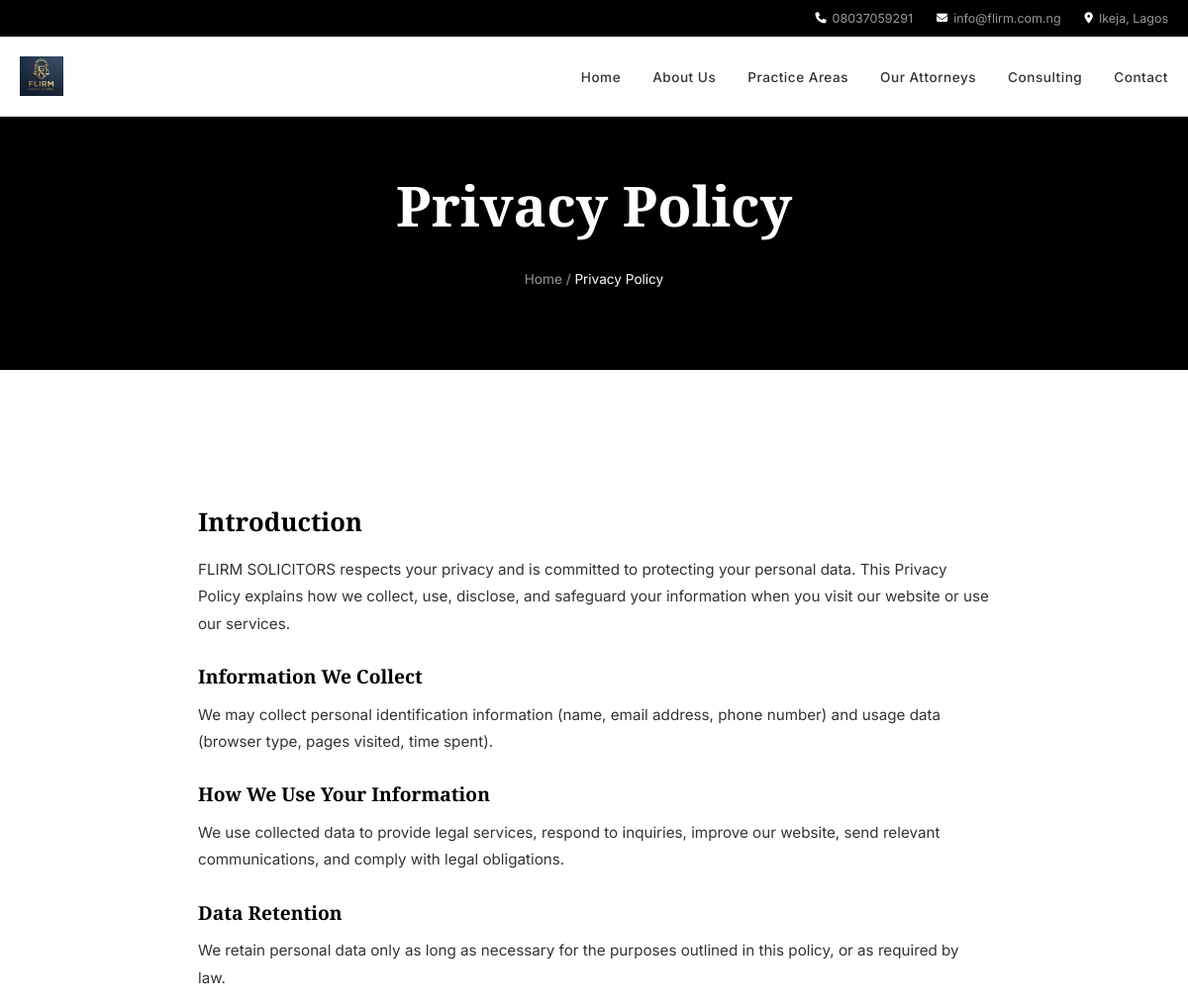
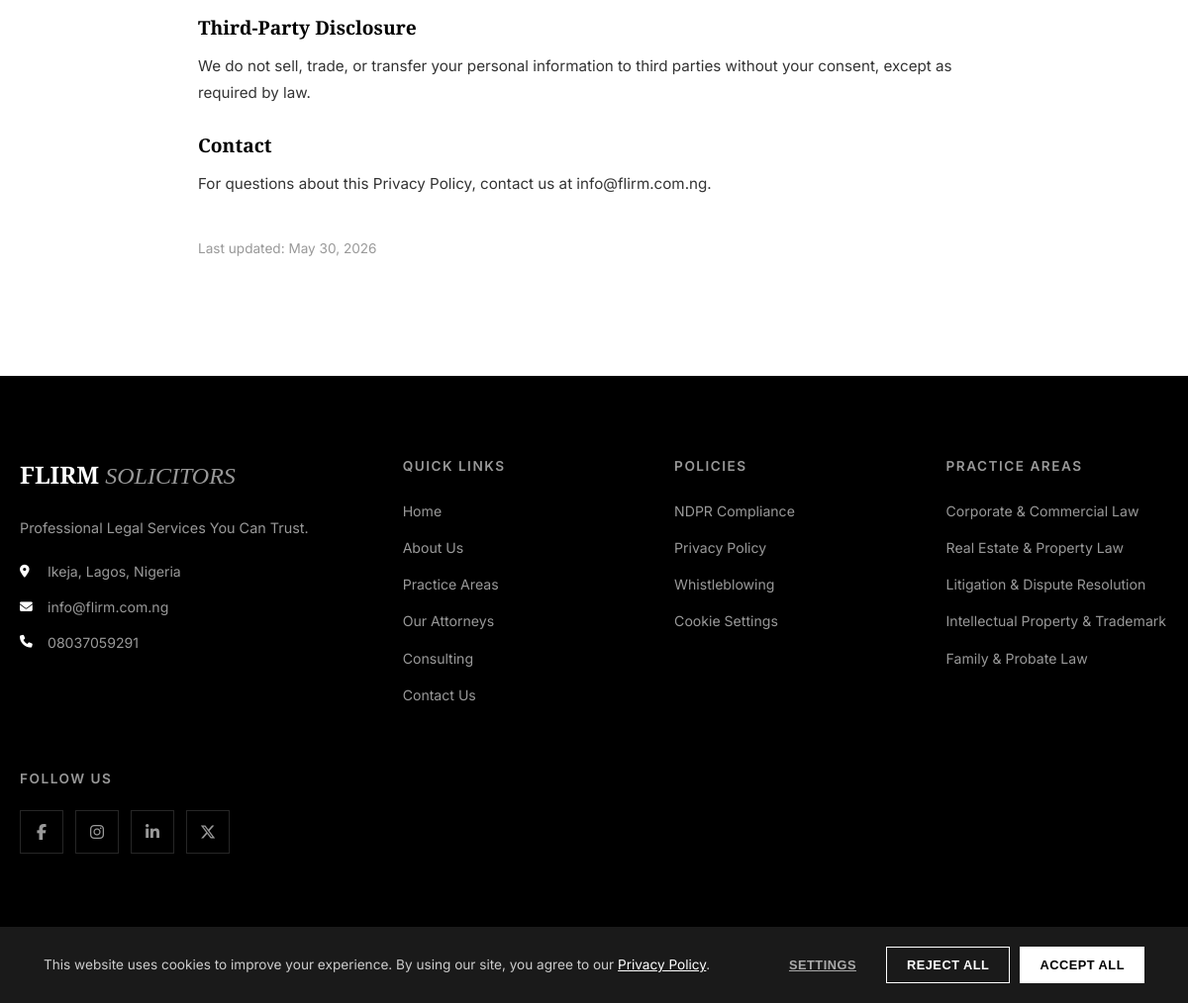
Screenshot of /privacy-policy.php with the database file from the repository (2 pictures, top to bottom).
### tables this page shows
CREATE TABLE site_settings (
    id INT PRIMARY KEY AUTO_INCREMENT,
    site_name VARCHAR(255) NOT NULL DEFAULT 'FLIRM SOLICITORS',
    site_tagline VARCHAR(255) DEFAULT 'Professional Legal Services Rooted in Integrity, Excellence & Results',
    site_description TEXT,
    logo_url VARCHAR(255) DEFAULT 'assets/images/logo.png',
    favicon_url VARCHAR(255) DEFAULT 'assets/images/favicon.ico',
    footer_text TEXT,
    copyright_text VARCHAR(255) DEFAULT '© 2026 FLIRM SOLICITORS. All Rights Reserved.',
    smtp_host VARCHAR(255) DEFAULT NULL,
    smtp_port VARCHAR(10) DEFAULT NULL,
    smtp_username VARCHAR(255) DEFAULT NULL,
    smtp_password VARCHAR(255) DEFAULT NULL,
    smtp_from_email VARCHAR(255) DEFAULT NULL,
    smtp_from_name VARCHAR(255) DEFAULT NULL,
    updated_at TIMESTAMP DEFAULT CURRENT_TIMESTAMP ON UPDATE CURRENT_TIMESTAMP
);

CREATE TABLE page_content (
    id INT PRIMARY KEY AUTO_INCREMENT,
    page_key VARCHAR(100) NOT NULL UNIQUE,
    title VARCHAR(255) NOT NULL,
    content TEXT,
    updated_at TIMESTAMP DEFAULT CURRENT_TIMESTAMP ON UPDATE CURRENT_TIMESTAMP
);

CREATE TABLE footer_content (
    id INT PRIMARY KEY AUTO_INCREMENT,
    about_text TEXT,
    address VARCHAR(255) DEFAULT 'Ikeja, Lagos, Nigeria',
    email VARCHAR(100) DEFAULT 'info@flirm.com.ng',
    phone VARCHAR(50) DEFAULT '08037059291',
    copyright_text VARCHAR(255) DEFAULT '© 2026 FLIRM SOLICITORS. All Rights Reserved.',
    updated_at TIMESTAMP DEFAULT CURRENT_TIMESTAMP ON UPDATE CURRENT_TIMESTAMP
);

CREATE TABLE practice_areas (
    id INT PRIMARY KEY AUTO_INCREMENT,
    title VARCHAR(255) NOT NULL,
    short_description TEXT,
    services TEXT,
    icon_class VARCHAR(100) DEFAULT 'fa-gavel',
    display_order INT DEFAULT 0,
    is_active TINYINT(1) DEFAULT 1,
    created_at TIMESTAMP DEFAULT CURRENT_TIMESTAMP
);

CREATE TABLE social_media (
    id INT PRIMARY KEY AUTO_INCREMENT,
    platform VARCHAR(50) NOT NULL,
    url VARCHAR(255) NOT NULL,
    icon_class VARCHAR(100),
    display_order INT DEFAULT 0,
    is_active TINYINT(1) DEFAULT 1
);

### includes/db.php (called while the page is built, shortened)
<?php
class Database {
    private static $instance = null;
    private $conn;
    private function __construct() {
        try {
            $this->conn = new mysqli(DB_HOST, DB_USER, DB_PASS, DB_NAME);
            $this->conn->set_charset('utf8mb4');
        } catch (Throwable $e) {
            http_response_code(500);
            die('Database connection failed: ' . htmlspecialchars($e->getMessage()));
        }
    }
    public static function getInstance() {
        if (self::$instance === null) {
            self::$instance = new self();
        }
        return self::$instance;
    }
    public function query($sql) {
        return $this->conn->query($sql);
    }
    public function escape($str) {
        return $this->conn->real_escape_string($str);
    }
    public function fetchAll($sql) {
        $result = $this->query($sql);
        $data = [];
        if ($result && $result->num_rows > 0) {
            while ($row = $result->fetch_assoc()) {
                $data[] = $row;
            }
        }
        return $data;
    }
    public function fetchOne($sql) {
        $result = $this->query($sql);
        if ($result && $result->num_rows > 0) {
            return $result->fetch_assoc();
        }
        return null;
    }
}

### includes/functions.php (called while the page is built, shortened)
<?php
require_once 'db.php';
function getSetting($key) {
    $db = Database::getInstance();
    $settings = $db->fetchOne("SELECT * FROM site_settings WHERE id = 1");
    return $settings[$key] ?? '';
}
function getPracticeAreas() {
    return Database::getInstance()->fetchAll("SELECT * FROM practice_areas WHERE is_active = 1 ORDER BY display_order ASC");
}
function getSocialMedia() {
    return Database::getInstance()->fetchAll("SELECT * FROM social_media WHERE is_active = 1 ORDER BY display_order ASC");
}
function getFooterContent() {
    return Database::getInstance()->fetchOne("SELECT * FROM footer_content WHERE id = 1");
}
function getPageContent($key) {
    $db = Database::getInstance();
    return $db->fetchOne("SELECT * FROM page_content WHERE page_key = '" . $db->escape($key) . "' LIMIT 1");
}
function imgExists($path) {
    return !empty($path) && file_exists(ROOT_PATH . $path);
}
        ?><img src="<?= SITE_URL . htmlspecialchars($path) ?>" alt="<?= htmlspecialchars($alt) ?>" style="<?= $style ?>"><?php

### privacy-policy.php (the view)
<?php require_once 'includes/header.php'; ?>
<?php $page = getPageContent('privacy-policy'); ?>
<section class="page-hero">
    <div class="container">
        <h1><?= htmlspecialchars($page['title']) ?></h1>
        <p class="breadcrumb"><a href="<?= SITE_URL ?>">Home</a> / <span><?= htmlspecialchars($page['title']) ?></span></p>
    </div>
</section>
<section class="section section-white">
    <div class="container">
        <div class="legal-content" style="max-width:800px;margin:0 auto;">
            <?= $page['content'] ?>
            <p style="margin-top:40px; color:var(--medium-gray); font-size:0.85rem;">
                Last updated: <?= date('F j, Y', strtotime($page['updated_at'])) ?>
            </p>
        </div>
    </div>
</section>
<?php require_once 'includes/footer.php'; ?>

### includes/header.php (shortened to what this page needs)
<?php
require_once 'includes/functions.php';
$current_page = basename($_SERVER['PHP_SELF'], '.php');
?>
<!DOCTYPE html>
<html lang="en">
<head>
    <link rel="stylesheet" href="https://cdnjs.cloudflare.com/ajax/libs/font-awesome/6.5.1/css/all.min.css">
    <link rel="stylesheet" href="<?= ASSETS_URL ?>css/style.css">
</head>
<body>
    <header class="site-header" id="siteHeader">
        <div class="header-top">
            <div class="container header-top-inner">
                <span class="header-contact"><i class="fas fa-phone"></i> 08037059291</span>
                <span class="header-contact"><i class="fas fa-envelope"></i> info@flirm.com.ng</span>
                <span class="header-contact"><i class="fas fa-map-marker-alt"></i> Ikeja, Lagos</span>
            </div>
        </div>
        <div class="header-main">
            <div class="container header-main-inner">
                <a href="<?= SITE_URL ?>" class="site-logo">
                    <?php $logo_url = getSetting('logo_url'); if (imgExists($logo_url)): ?>
                    <img src="<?= SITE_URL . htmlspecialchars($logo_url) ?>" alt="FLIRM SOLICITORS" style="height:40px;width:auto;">
                    <?php else: ?>
                    FLIRM <span>SOLICITORS</span>
                    <?php endif; ?>
                </a>
                <nav class="main-nav" id="mainNav">
                    <ul>
                        <li><a href="<?= SITE_URL ?>" class="<?= $current_page == 'index' ? 'active' : '' ?>">Home</a></li>
                        <li><a href="<?= SITE_URL ?>about.php" class="<?= $current_page == 'about' ? 'active' : '' ?>">About Us</a></li>
                        <li><a href="<?= SITE_URL ?>practice-areas.php" class="<?= $current_page == 'practice-areas' ? 'active' : '' ?>">Practice Areas</a></li>
                        <li><a href="<?= SITE_URL ?>attorneys.php" class="<?= $current_page == 'attorneys' ? 'active' : '' ?>">Our Attorneys</a></li>
                        <li><a href="<?= SITE_URL ?>consulting.php" class="<?= $current_page == 'consulting' ? 'active' : '' ?>">Consulting</a></li>
                        <li><a href="<?= SITE_URL ?>contact.php" class="<?= $current_page == 'contact' ? 'active' : '' ?>">Contact</a></li>
                    </ul>
                </nav>
            </div>
        </div>
    </header>

### includes/footer.php (shortened to what this page needs)
<?php
$footer = getFooterContent();
$socials = getSocialMedia();
?>
    <footer class="site-footer">
        <div class="container">
            <div class="footer-grid">
                <div class="footer-col footer-brand">
                    <h3>FLIRM <span>SOLICITORS</span></h3>
                    <p><?= htmlspecialchars($footer['about_text'] ?? 'Professional Legal Services You Can Trust.') ?></p>
                    <div class="footer-contact-list">
                        <div class="footer-contact-item">
                            <i class="fas fa-map-marker-alt"></i>
                            <span><?= htmlspecialchars($footer['address'] ?? '') ?></span>
                        </div>
                        <div class="footer-contact-item">
                            <i class="fas fa-envelope"></i>
                            <span><?= htmlspecialchars($footer['email'] ?? '') ?></span>
                        </div>
                        <div class="footer-contact-item">
                            <i class="fas fa-phone"></i>
                            <span><?= htmlspecialchars($footer['phone'] ?? '') ?></span>
                        </div>
                    </div>
                </div>
                <div class="footer-col">
                    <h4>Quick Links</h4>
                    <ul class="footer-links">
                        <li><a href="<?= SITE_URL ?>">Home</a></li>
                        <li><a href="<?= SITE_URL ?>about.php">About Us</a></li>
                        <li><a href="<?= SITE_URL ?>practice-areas.php">Practice Areas</a></li>
                        <li><a href="<?= SITE_URL ?>attorneys.php">Our Attorneys</a></li>
                        <li><a href="<?= SITE_URL ?>consulting.php">Consulting</a></li>
                        <li><a href="<?= SITE_URL ?>contact.php">Contact Us</a></li>
                    </ul>
                </div>
                <div class="footer-col">
                    <h4>Policies</h4>
                    <ul class="footer-links">
                        <li><a href="<?= SITE_URL ?>ndpr-compliance.php">NDPR Compliance</a></li>
                        <li><a href="<?= SITE_URL ?>privacy-policy.php">Privacy Policy</a></li>
                        <li><a href="<?= SITE_URL ?>whistleblowing.php">Whistleblowing</a></li>
                        <li><a href="#" onclick="event.preventDefault();cookieShowSettings();">Cookie Settings</a></li>
                    </ul>
                </div>
                <div class="footer-col">
                    <h4>Practice Areas</h4>
                    <ul class="footer-links">
<?php
$areas = getPracticeAreas();
foreach (array_slice($areas, 0, 5) as $area):
?>
                        <li><a href="<?= SITE_URL ?>practice-areas.php#area-<?= $area['id'] ?>"><?= htmlspecialchars($area['title']) ?></a></li>
<?php endforeach; ?>
                    </ul>
                </div>
                <div class="footer-col">
                    <h4>Follow Us</h4>
                    <div class="footer-social">
<?php foreach ($socials as $social): ?>
                        <a href="<?= htmlspecialchars($social['url']) ?>" class="social-icon" target="_blank" rel="noopener" aria-label="<?= htmlspecialchars($social['platform']) ?>">
                            <i class="fab <?= htmlspecialchars($social['icon_class']) ?>"></i>
                        </a>
<?php endforeach; ?>
                    </div>
                </div>
            </div>
        </div>
        <div class="footer-bottom">
            <div class="container">
                <p><?= htmlspecialchars($footer['copyright_text'] ?? '© 2026 FLIRM SOLICITORS. All Rights Reserved.') ?></p>
            </div>
        </div>
    </footer>
    <div id="cookieBanner" class="cookie-banner">
        <div class="container">
            <p>This website uses cookies to improve your experience. By using our site, you agree to our <a href="<?= SITE_URL ?>privacy-policy.php">Privacy Policy</a>.</p>
            <div class="cookie-actions">
                <button class="cookie-btn cookie-btn-link" onclick="cookieShowSettings()">Settings</button>
                <button class="cookie-btn cookie-btn-secondary" onclick="cookieAcceptNecessary()">Reject All</button>
                <button class="cookie-btn cookie-btn-primary" onclick="cookieAcceptAll()">Accept All</button>
            </div>
        </div>
    </div>
</body>
</html>

### rows the page displays
site_settings: logo_url (picture)
page_content: title "Privacy Policy", content "Introduction FLIRM SOLICITORS respects your privacy and is committed to protecting your personal data. This Privacy Policy explains how we collect, use, disclose, and safeguard your information when you visit our website or use our services. Information We Collect We may collect personal identification information (name, email address, phone number) and usage data (browser type, pages visited, time spent). How We Use Your Information We use collected data to provide legal services, respond to inquiries, improve our website, send relevant communications, and comply with legal obligations. Data Retention We retain personal data only as long as necessary for the purposes outlined in this…", updated_at "May 30, 2026"
footer_content: about_text "Professional Legal Services You Can Trust.", address "Ikeja, Lagos, Nigeria", email "info@flirm.com.ng", phone "08037059291"
practice_areas: title "Corporate & Commercial Law"
practice_areas: title "Real Estate & Property Law"
practice_areas: title "Litigation & Dispute Resolution"
practice_areas: title "Intellectual Property & Trademark"
practice_areas: title "Family & Probate Law"
